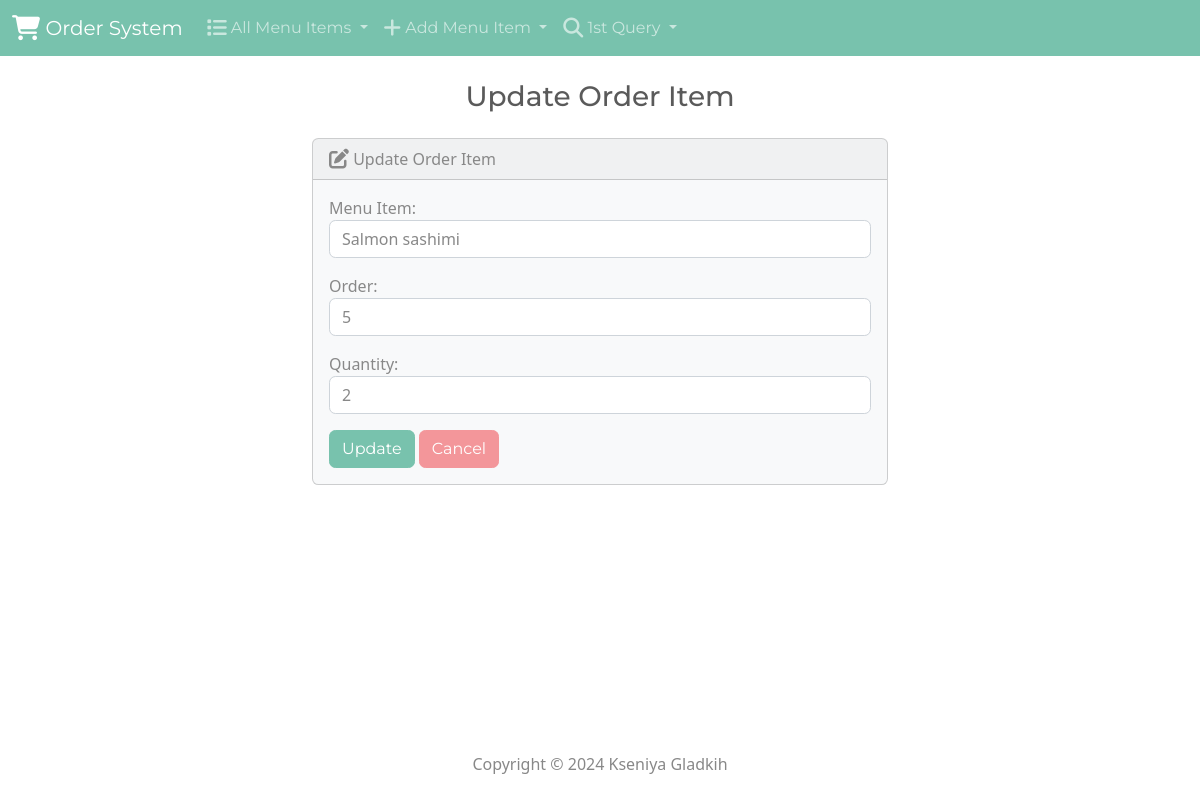
The page /order-item-edit/1/ on the database its author committed.
### customer/models.py (models this page shows, shortened)
class OrderModel(models.Model):
    menu_item = models.ForeignKey('MenuItem', on_delete=models.SET_NULL, null=True)
    order = models.ForeignKey('Order', on_delete=models.SET_NULL, null=True)
    quantity = models.IntegerField(default=0, null=True, blank=True)
    date_added = models.DateTimeField(auto_now_add=True)

### customer/views.py (the view)
# urls.py: path('order-item-edit/<int:id>/', views.edit_order_item, name="order-item-edit"),
def edit_order_item(request, id):
    if request.method == 'POST':
        order_item = OrderModel.objects.get(pk=id)
        form = OrderItemForm(request.POST, instance=order_item)
        if form.is_valid():
            form.save()
            context = {
                'form': form,
                'success': True,
            }
            return render(request, 'customer/order_item/order_item_edit.html', context)
    else:
        order_item = OrderModel.objects.get(pk=id)
        form = OrderItemForm(instance=order_item)
    return render(request, 'customer/order_item/order_item_edit.html', {'form': form})

### customer/forms.py
class OrderItemForm(forms.ModelForm):
    class Meta:
        model = OrderModel
        fields = '__all__'
        labels = {
            'menu_item': 'Menu Item',
            'order': 'Order',
            'quantity': 'Quantity'
        }
        widgets = {
            'menu_item': forms.Select(attrs={'class': 'form-control'}),
            'order': forms.Select(attrs={'class': 'form-control'}),
            'quantity': forms.NumberInput(attrs={'class': 'form-control'})
        }

### customer/models.py (called while the page is built)
    def __str__(self):
        return self.name

    def __str__(self):
        return str(self.id)

### customer/templates/customer/order_item/order_item_edit.html (shortened to what this page needs)
{% extends 'customer/base.html' %}
{% block body %}
<h3 class="text-center m-4">Update Order Item</h3>
{% if success %}
    <div class="alert alert-success" role="alert">
        The new order item updated successfully.
        <a href="{% url 'order-item' %}" class="alert-link">Go to Order Item Page.</a>
    </div>
{% else %}
    <div class="row justify-content-center">
        <div class="col-6">
            <div class="card bg-light mb-3">
                <div class="card-header">
                    <i class="fa-solid fa-pen-to-square fa-lg"></i> Update Order Item
                </div>
                <div class="card-body">
                    <form action="" method="POST">
                        {{ form.as_p }}
                        <button type="submit" class="btn btn-primary">Update</button>
                        <a href="{% url 'order-item' %}" class="btn btn-secondary">Cancel</a>
                    </form>
                </div>
            </div>
        </div>
    </div>
{% endif %}
{% endblock %}

### rows shown on the page
OrderModel: menu_item "Salmon sashimi", order "5", quantity "2"
